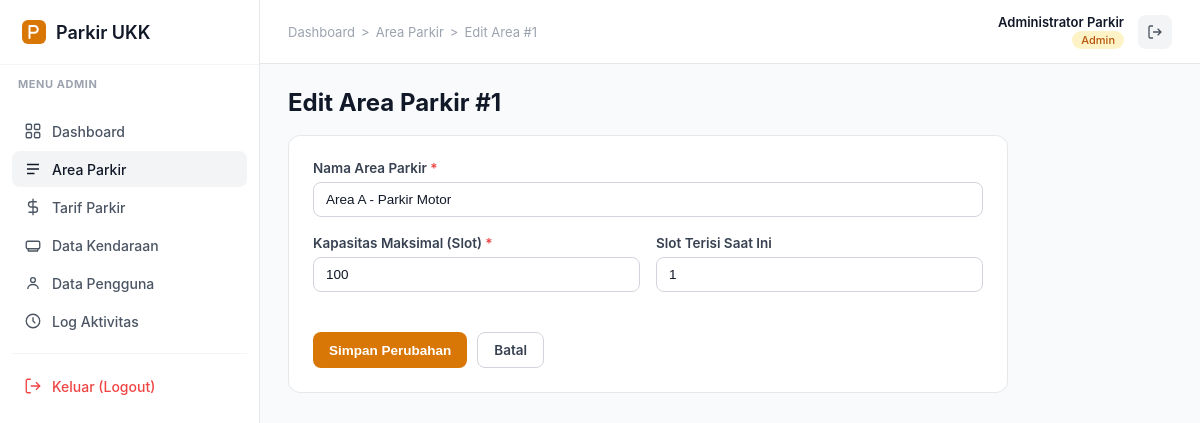
The app's page /index.php?c=admin&a=ubah_area&id=1 (signed in) with its own data.
### tables this page shows
CREATE TABLE IF NOT EXISTS tb_area_parkir (
    id_area INT(11) AUTO_INCREMENT PRIMARY KEY,
    nama_area VARCHAR(50) NOT NULL,
    kapasitas INT(5) NOT NULL DEFAULT 0,
    terisi INT(5) NOT NULL DEFAULT 0
);

### Controllers/BaseController.php (called while the page is built, shortened)
<?php
abstract class BaseController {
    private $models = [];
    protected function model($nama) {
        if (!isset($this->models[$nama])) {
            $this->models[$nama] = new $nama();
        }
        return $this->models[$nama];
    }
    protected function getInt($nama) {
        return (int)($_GET[$nama] ?? 0);
    }
    protected function render($view, $data = []) {
        extract($data);
        require __DIR__ . '/../view/' . $view . '.php';
    }
    protected function halaman($view, $pageTitle, $activeMenu, array $breadcrumbs, array $data = []) {
        $this->render($view, array_merge($data, compact('pageTitle', 'activeMenu', 'breadcrumbs')));
    }
}

### index.php (called while the page is built, shortened)
<?php
$action     = strtolower(trim($_GET['a'] ?? ''));
$objek = new $namaClass();
$objek->$action();

### model/m_koneksi.php (called while the page is built)
<?php
class Koneksi {
    private $host = "localhost";
    private $user = "root";
    private $db   = "parkir";
    private $pass = "";
    private $koneksi = null;
    public function __construct() {
        $sambungan = @mysqli_connect($this->host, $this->user, $this->pass, $this->db);
        if ($sambungan) {
            mysqli_set_charset($sambungan, "utf8mb4");
            mysqli_query($sambungan, "SET time_zone = '+07:00'");
            $this->koneksi = $sambungan;
        }
    }
    public function getKoneksi() {
        return $this->koneksi;
    }
}

### model/m_area.php (called while the page is built, shortened)
<?php
require_once __DIR__ . '/m_base.php';
class m_area extends m_base {
    public function getById($id_area) {
        $id = (int)$id_area;
        return $this->ambilSatu("SELECT * FROM tb_area_parkir WHERE id_area = '$id' LIMIT 1");
    }
}

### model/m_base.php (called while the page is built, shortened)
<?php
require_once __DIR__ . '/m_koneksi.php';
abstract class m_base {
    protected $conn;
    public function __construct() {
        $this->conn = (new Koneksi())->getKoneksi();
    }
    protected function ambilSatu($sql) {
        $hasil = mysqli_query($this->conn, $sql);
        return $hasil && mysqli_num_rows($hasil) > 0 ? mysqli_fetch_assoc($hasil) : null;
    }
}

### view/admin/edit.php (the view, shortened to what this page needs)
<?php
require __DIR__ . '/../template/header.php';
?>
<div class="fi-page-header">
    <h1 class="fi-page-title">Edit Area Parkir #<?= htmlspecialchars($area['id_area']) ?></h1>
</div>
<div class="fi-form-card">
    <form action="index.php?c=admin&a=ubah_area" method="POST">
        <div class="fi-field">
            <label>Nama Area Parkir <span style="color:#ef4444;">*</span></label>
            <input class="fi-input" type="text" name="nama_area" value="<?= htmlspecialchars($area['nama_area']) ?>" required>
        </div>
        <div class="fi-row" style="display:flex; gap:16px;">
            <div class="fi-field" style="flex:1;">
                <label>Kapasitas Maksimal (Slot) <span style="color:#ef4444;">*</span></label>
                <input class="fi-input" type="number" name="kapasitas" value="<?= (int)$area['kapasitas'] ?>" min="1" required>
            </div>
            <div class="fi-field" style="flex:1;">
                <label>Slot Terisi Saat Ini</label>
                <input class="fi-input" type="number" name="terisi" value="<?= (int)$area['terisi'] ?>" min="0" required>
            </div>
        </div>
        <div class="fi-form-actions">
            <button type="submit" class="fi-btn fi-btn-primary">Simpan Perubahan</button>
            <a href="index.php?c=admin&a=area" class="fi-btn fi-btn-secondary">Batal</a>
        </div>
    </form>
</div>
<?php require __DIR__ . '/../template/footer.php'; ?>

### view/template/style.css (style rules this page uses)
:root { --fi-primary: #d97706; --fi-primary-light: #fef3c7; --fi-success: #16a34a; --fi-gray-25: #fcfcfd; --fi-gray-50: #f9fafb; --fi-gray-100: #f3f4f6; --fi-gray-200: #e5e7eb; --fi-gray-300: #d1d5db; --fi-gray-400: #9ca3af; --fi-gray-500: #6b7280; --fi-gray-600: #4b5563; --fi-gray-700: #374151; --fi-gray-900: #111827; --sidebar-width: 260px; }
* { box-sizing: border-box; }
body { margin: 0; font-family: "Inter", -apple-system, BlinkMacSystemFont, "Segoe UI", sans-serif; background: var(--fi-gray-50); color: var(--fi-gray-700); font-size: 14px; }
a { text-decoration: none; color: inherit; }
.fi-page-header { display: flex; align-items: center; justify-content: space-between; margin-bottom: 18px; gap: 16px; flex-wrap: wrap; }
.fi-page-title { font-size: 24px; font-weight: 700; color: var(--fi-gray-900); margin: 0; }
.fi-btn { display: inline-flex; align-items: center; gap: 6px; border: none; border-radius: 8px; padding: 9px 16px; font-size: 13.5px; font-weight: 600; cursor: pointer; }
.fi-btn-primary { background: var(--fi-primary); color: #fff; }
.fi-btn-secondary { background: #fff; color: var(--fi-gray-700); border: 1px solid var(--fi-gray-300); }
.fi-form-card { background: #fff; border: 1px solid var(--fi-gray-200); border-radius: 12px; padding: 24px; max-width: 720px; width: 100%; }
.fi-field { margin-bottom: 18px; }
.fi-field label { display: block; font-size: 13.5px; font-weight: 600; color: var(--fi-gray-700); margin-bottom: 6px; }
.fi-input, .fi-select { width: 100%; padding: 9px 12px; border: 1px solid var(--fi-gray-300); border-radius: 8px; font-size: 13.5px; color: var(--fi-gray-900); background: #fff; }
.fi-form-actions { display: flex; gap: 10px; margin-top: 22px; }

### records on screen
tb_area_parkir: id_area "1", nama_area "Area A - Parkir Motor", kapasitas "100", terisi "1"

### other values on screen
$userRole ?: 'Utama' "ADMIN"
$crumb['label'] "Dashboard"
$crumb['label'] "Area Parkir"
$crumb['label'] "Edit Area #1"
$userName "Administrator Parkir"
$userRole ?: 'Guest' "Admin"
